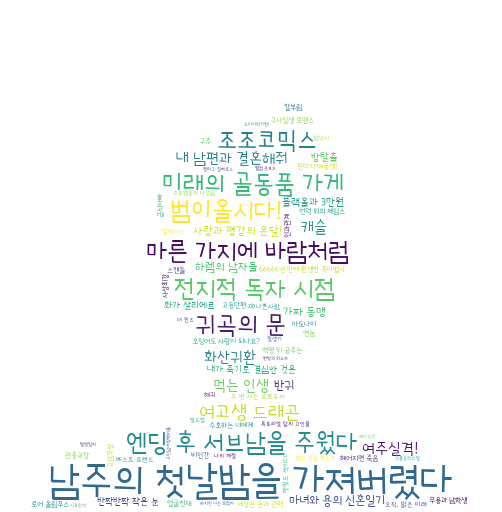

Reproduce this figure in Python.
from wordcloud import WordCloud
import matplotlib.pyplot as plt
from PIL import Image
import numpy as np
import json

with open('webtoons.json',encoding='utf-8') as file:
    webtoons = json.load(file)

res = dict()
for webtoon in webtoons['webtoons']:
    res[webtoon['title']] = int(float(webtoon['star']) * 100)

masking_img = np.array(Image.open('kakao.png'))
cloud = WordCloud(font_path='Goyang.ttf',max_font_size=40,mask=masking_img,background_color='white').fit_words(res)

cloud.to_file('cloud02.png')

plt.imshow(cloud,interpolation='bilinear')
plt.axis('off')
plt.show()
